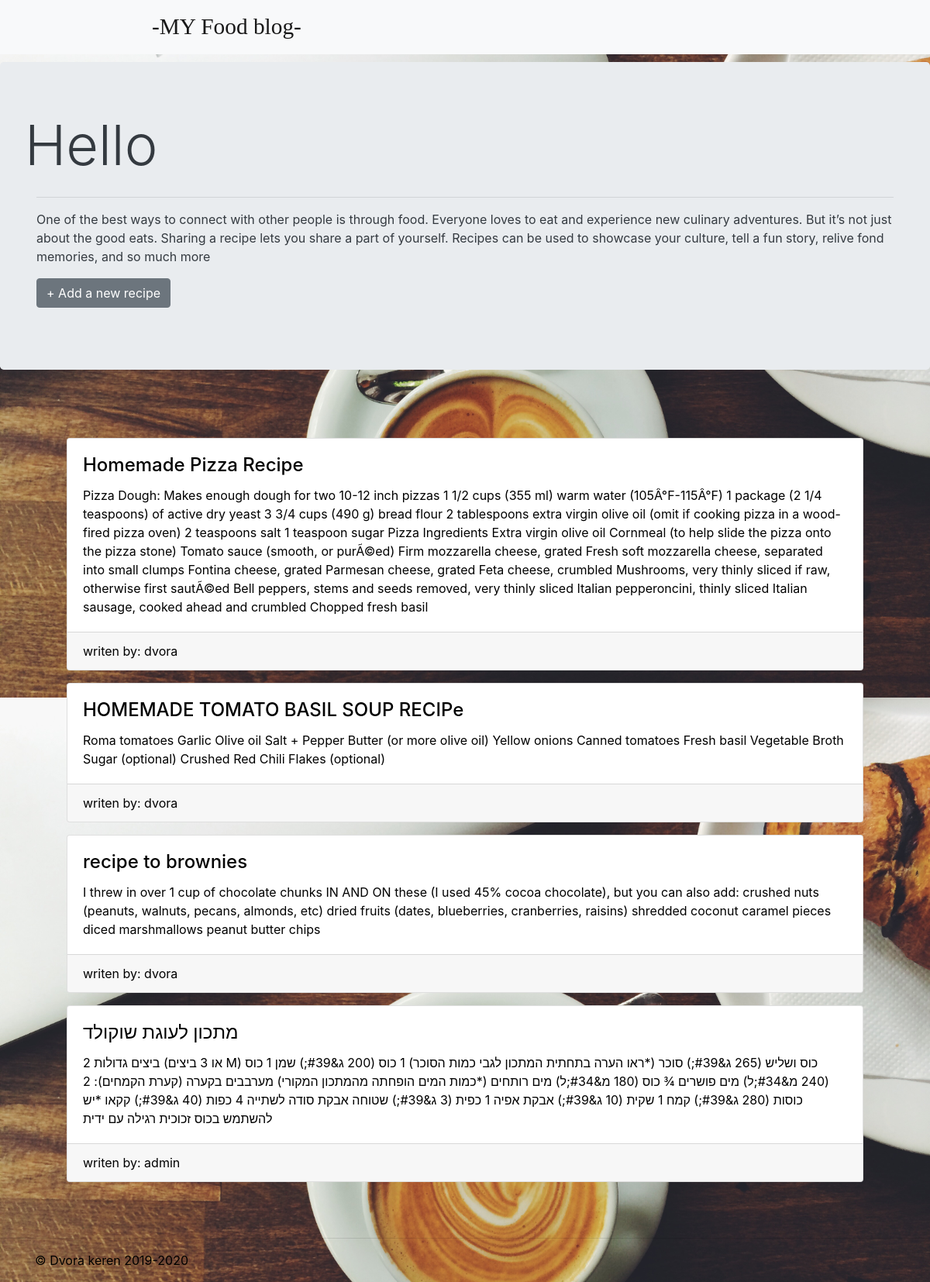
The app's page /my_page2.php with its own data.
### tables this page shows
CREATE TABLE `posts` (
  `id` int(11) NOT NULL,
  `userid` int(11) NOT NULL,
  `title` text NOT NULL,
  `post` text NOT NULL,
  `create_at` date NOT NULL
);

CREATE TABLE `users` (
  `id` int(11) NOT NULL,
  `name` char(50) NOT NULL,
  `email` char(50) NOT NULL,
  `pwd` varchar(250) NOT NULL,
  `role` int(11) NOT NULL,
  `update_at` datetime NOT NULL DEFAULT current_timestamp(),
  `avatar` varchar(200) NOT NULL
);

### my_page2.php (the view, shortened to what this page needs)
<?php require_once 'system/function.php';
$link= db_connect();
mysqli_set_charset($link, "utf8");
$sql = "select posts.*,users.name from posts JOIN users on posts.userid = users.id";
$result=$result = mysqli_query($link,$sql);
if($result && mysqli_num_rows($result)> 0 ){
  $data = mysqli_fetch_all($result,MYSQLI_ASSOC);
}
?>
<?php require_once 'header.php';?>
  <main role="main">
  <div class="jumbotron">
    <div class="container">
    <div class="row h-100 align-items-center ">
    <h1 class="display-3 text-dark"> Hello <?= htmlspecialchars($_SESSION['name']); ?> </h1>
     </div>
      <hr>
      <p class="text-dark">One of the best ways to connect with other people is through food. Everyone loves to eat and experience new culinary adventures. But it’s not just about the good eats. Sharing a recipe lets you share a part of yourself. Recipes can be used to showcase your culture, tell a fun story, relive fond memories, and so much more</p>
      <p><a class="btn btn-secondary" href="add_post.php" role="button">+ Add a new recipe</a></p>
    </div>
  </div>
  <div class="container">
    <div class="row p-5">
    <?php if($data):?>
    <?php foreach($data as $row) :?>
    <div class="col-md-12 p-2">
    <div class="card">
    <div class="card-body">
    <h4 class="card-title"><?= htmlspecialchars($row['title']); ?></h4>
    <p class="card-text"><?= htmlspecialchars($row['post']); ?></p>
     </div>
     <div class="card-footer">
     <p class="card-text">writen by: <?= htmlspecialchars($row['name']); ?></p>
       </div>
       </div>
      </div>
  <?php endforeach ;?>
<?php endif ;?>
      </div>
      </div>
<?php require_once 'footer.php' ;?>

### header.php (shortened to what this page needs)
<!doctype html>
<html lang="en">
<head>
<link rel="stylesheet" href="https://stackpath.bootstrapcdn.com/bootstrap/4.3.1/css/bootstrap.min.css">
<link href="http://cdnjs.cloudflare.com/ajax/libs/summernote/0.8.12/summernote.css" rel="stylesheet">
  </head>
  <body>
    <nav class="navbar navbar-expand-md navbar-light fixed-top bg-light">
  <a class="navbar-brand" style="margin-left:180px;font-size:22pt;font-family:italic;border:1px black;" href="index.php">-MY Food blog-</a>
</nav>

### footer.php (shortened to what this page needs)
<hr>
</main>
<footer class="container">
  <p>&copy; Dvora keren 2019-2020</p>
</footer>
<head>
</head>
</html>

### header.php (style rules this page uses)
body { padding-top: 5rem; }

### my_page2.php (style rules this page uses)
body { background-image: url('coffe.jpg'); background-attachment: scroll; background-size: 100%; }

### footer.php (style rules this page uses)
.container { color:black; }

### records on screen
posts: title "Homemade Pizza Recipe", post "Pizza Dough: Makes enough dough for two 10-12 inch pizzas 1 1/2 cups (355 ml) warm water (105Â°F-115Â°F) 1 package (2 1/4 teaspoons) of active dry yeast 3 3/4 cups (490 g) bread flour 2 tablespoons extra virgin olive oil (omit if cooking pizza in a wood-fired pizza oven) 2 teaspoons salt 1 teaspoon sugar Pizza Ingredients Extra virgin olive oil Cornmeal (to help slide the pizza onto the pizza stone) Tomato sauce (smooth, or purÃ©ed) Firm mozzarella cheese, grated Fresh soft mozzarella cheese, separated into small clumps Fontina cheese, grated Parmesan cheese, grated Feta cheese, crumbled Mushrooms, very thinly sliced if raw, otherwise first sautÃ©ed Bell peppers, stems and seeds removed,…", userid.name "dvora"
posts: title "HOMEMADE TOMATO BASIL SOUP RECIPe", post "Roma tomatoes Garlic Olive oil Salt + Pepper Butter (or more olive oil) Yellow onions Canned tomatoes Fresh basil Vegetable Broth Sugar (optional) Crushed Red Chili Flakes (optional)", userid.name "dvora"
posts: title "recipe to brownies", post "I threw in over 1 cup of chocolate chunks IN AND ON these (I used 45% cocoa chocolate), but you can also add: crushed nuts (peanuts, walnuts, pecans, almonds, etc) dried fruits (dates, blueberries, cranberries, raisins) shredded coconut caramel pieces diced marshmallows peanut butter chips", userid.name "dvora"
posts: title "מתכון לעוגת שוקולד", post "2 ביצים גדולות (או 3 ביצים M) כוס ושליש (265 ג&#39;) סוכר (*ראו הערה בתחתית המתכון לגבי כמות הסוכר) 1 כוס (200 ג&#39;) שמן 1 כוס (240 מ&#34;ל) מים פושרים ¾ כוס (180 מ&#34;ל) מים רותחים (*כמות המים הופחתה מהמתכון המקורי) מערבבים בקערה (קערת הקמחים): 2 כוסות (280 ג&#39;) קמח 1 שקית (10 ג&#39;) אבקת אפיה 1 כפית (3 ג&#39;) שטוחה אבקת סודה לשתייה 4 כפות (40 ג&#39;) קקאו *יש להשתמש בכוס זכוכית רגילה עם ידית", userid.name "admin"
